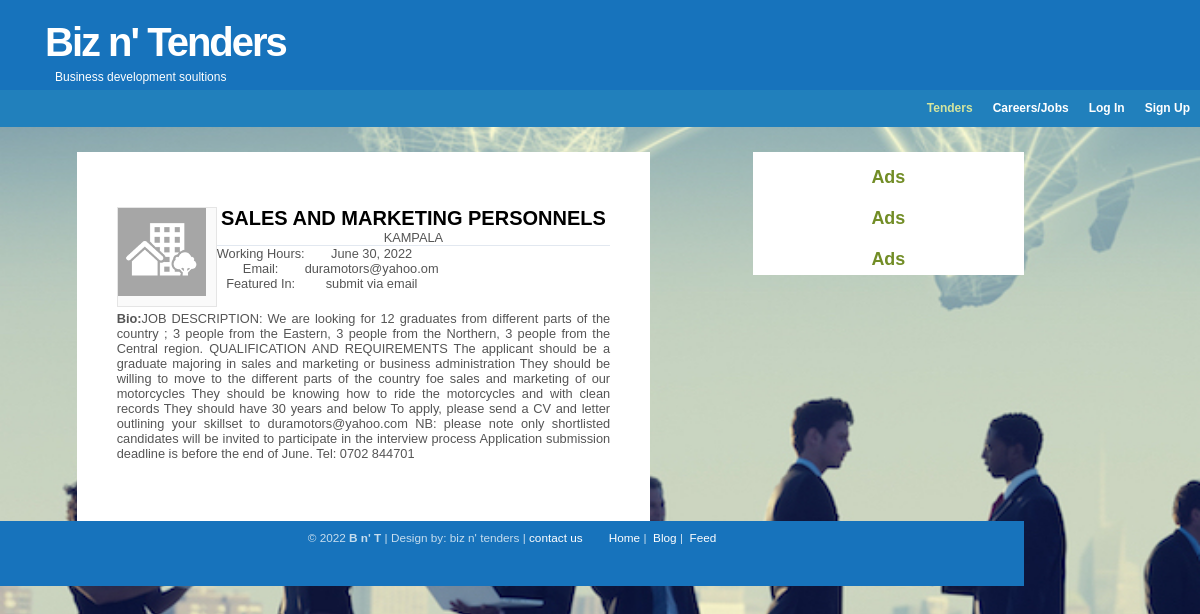
Screenshot of /advert/30/ with the database file from the repository.
### advert/models.py (models this page shows, shortened)
class Advert(models.Model):
	image = models.ImageField(default= 'default_business.jpg', upload_to = 'business_pics')
	name = models.CharField(max_length=100)
	address = models.CharField(max_length=100)
	email = models.EmailField()
	products = models.ManyToManyField('Item')
	hours = models.CharField(max_length=100, default= 'date')
	details = models.TextField()
	date_posted = models.DateTimeField(auto_now_add= True)
	author = models.ForeignKey(User, on_delete = models.CASCADE)

class Item(models.Model):
    item = models.CharField(max_length=30)
    def __str__(self):
    	return self.item

### advert/views.py (the view)
# urls.py: path('<int:pk>/', AdvertDetailView.as_view(), name='advert-detail'),
class AdvertDetailView(DetailView):
	model = Advert
	context_object_name = 'advert'

### advert/templates/advert/advert_detail.html (shortened to what this page needs)
{% extends "post/base.html" %}
{% block content %}
{% load static %}
<div id="content-wrap">
  <div id="sidebar">
    <h1>Ads</h1>
    <h1>Ads</h1>
    <h1>Ads</h1>
  </div>
<div id="main"> <a name="TemplateInfo"></a>
  <section class="advert-page">
<div >
    <br>
	  <img src="{{ advert.image.url }}" style="height: 100px;width: 100px;padding: 0px 10px 10px 0px" align="left">
      <div>
        <b style="color: black;font-size: 20px">{{ advert.name }}</b>
        <br>
        {{ advert.address }}
        <hr>
      </div>
      <table>
        <tr>
          <td>
            Working Hours:
          </td>
          <td class="second-dat">
            {{ advert.hours }}
          </td>
        </tr>
        <tr>
          <tr>
          <td>
            Email:
          </td>
          <td class="second-dat">
            {{ advert.email }}
          </td>
        </tr>
        <tr>
          <td>
            Featured In:
          </td>
          <td class="second-dat">
              {% for product in advert.products.all %}
                {{ product }}
              {% endfor %}
          </td>
        </tr>
       </table>
<div class="advert-details">
  <b>Bio:</b>{{ advert.details }}</p>
</div>
</div>
{% endblock content %}

### post/static/main.css (style rules this page uses)
* { margin: 0; padding: 0; }
body { background: white; font: 80% Verdana, Tahoma, arial, sans-serif; color: #555; text-align: center; }
*, *:before, *:after { margin: 0; padding: 0; box-sizing: inherit; }
html { box-sizing: border-box; font-family: "Roboto", sans-serif; -webkit-font-smoothing: antialiased; }
h1, h2, h3 { font-family: 'Trebuchet MS', Tahoma, Sans-serif; font-weight: Bold; }
h1 { font-size: 130%; }
img { background: #FAFAFA; border: 1px solid #E5E5E5; padding: 5px; }
h1, h2, h3, p { padding: 10px; margin: 0; }
#content-wrap { clear: both; width: 100%; padding: 0; margin: 10px auto; }
#main { float: left; width: 70%; padding: 0; margin: 0 0 0 5px; display: inline; }
#sidebar { float: right; width: 26.5%; padding: 0; margin: 0; color: #68774A; background-color:white; }
#sidebar h1 { margin-top: 10px; padding: 5px 5px; font: bold 1.4em 'Trebuchet MS', Tahoma, Sans-serif; color: #728D26; }
img { height: auto; max-width: 100%; vertical-align: middle; }
.advert-page { background-color: #fff; margin-left: 10%; margin-right: 10%; padding: 40px; }
.advert-details { padding-top: 20px; text-align: justify; }

### rows the page displays
Advert: image (placeholder picture), name "SALES AND MARKETING PERSONNELS", address "KAMPALA", hours "June 30, 2022", email "duramotors@yahoo.om", details "JOB DESCRIPTION: We are looking for 12 graduates from different parts of the country ; 3 people from the Eastern, 3 people from the Northern, 3 people from the Central region. QUALIFICATION AND REQUIREMENTS The applicant should be a graduate majoring in sales and marketing or business administration They should be willing to move to the different parts of the country foe sales and marketing of our motorcycles They should be knowing how to ride the motorcycles and with clean records They should have 30 years and below To apply, please send a CV and letter outlining your skillset to duramotors@yahoo.com NB: please note only shortlisted candidates will be invited to participate in the…"
Item: item "submit via email"
